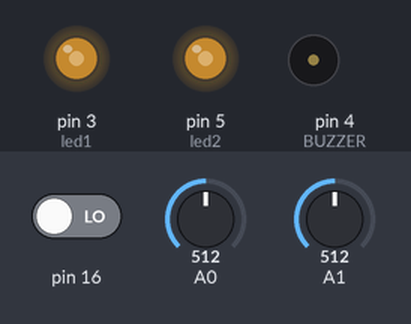
Recording of a sketch running on a simulated Arduino Uno, built with avr-gcc and run on an emulated ATmega328P. Parts: output pins drawn as LEDs (lit = HIGH), buzzer (waves = sounding, pin HIGH). The inputs (shaded band) are chosen by the test bench; at power-on: A0 = 512, A1 = 512, pin 16 LOW.

Above: at 1.2 s.
1.3 s: A0 set to 716
At 1.8 s:
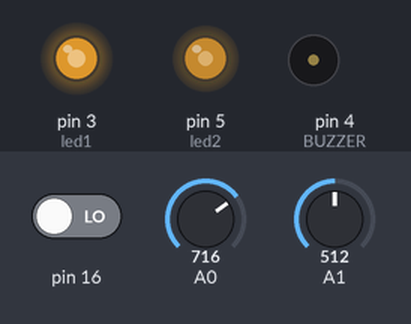
2.8 s: A1 set to 716
At 4.0 s:
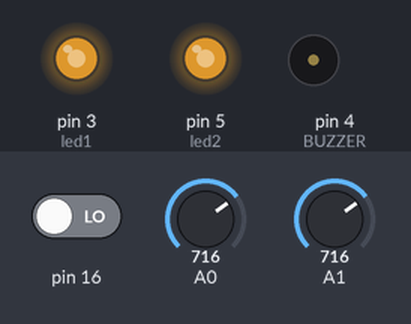
4.3 s: pin 16 driven HIGH
At 5.3 s:
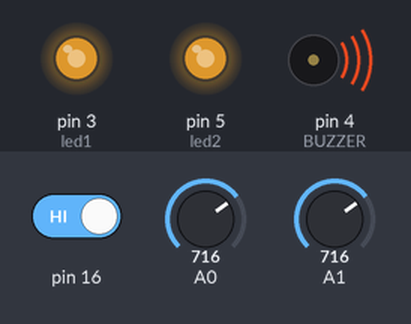
5.8 s: A0 set to 900
At 6.4 s:
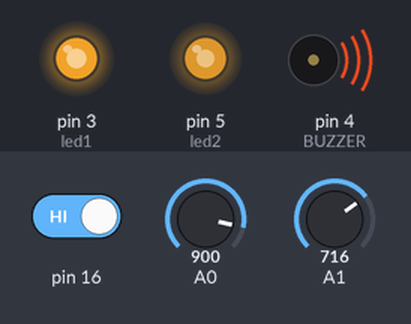
7.3 s: A1 set to 900
At 7.6 s:
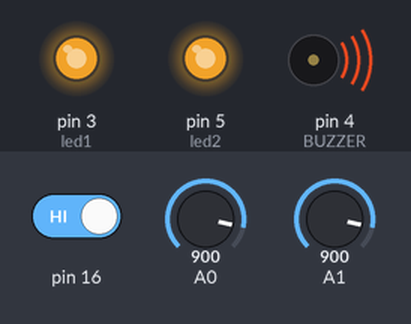
8.8 s: pin 16 driven LOW
At 9.9 s:
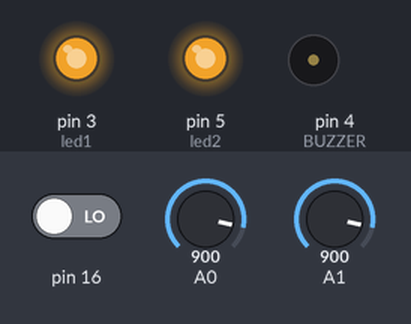
Timing chart, 0 to 11.3 s (numbered marks = the images above; inputs shaded):
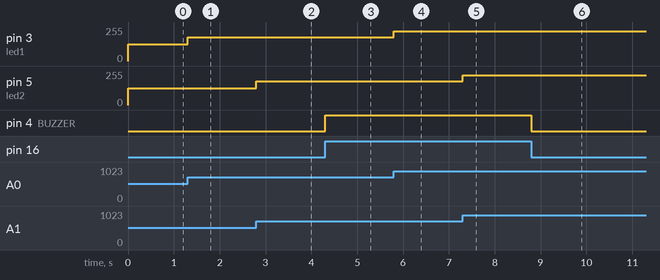

Measured:
- after the input at 1.3 s, pin 3 (led1): 127/255 → 178/255 at once
- after the input at 2.8 s, pin 5 (led2): 127/255 → 178/255 at once
- after the input at 4.3 s, pin 4 (BUZZER): LOW → HIGH at once
- after the input at 5.8 s, pin 3 (led1): 178/255 → 224/255 at once
- after the input at 7.3 s, pin 5 (led2): 178/255 → 224/255 at once
- after the input at 8.8 s, pin 4 (BUZZER): HIGH → LOW at once

The sketch:

LightControl.ino
```cpp
int led1 = 3;           // the pin that the LED is attached to
int led2 = 5;           // the pin that the second LED is attached to
int BUZZER = 4;           // the pin that the buzzer is attached to
int brightness = 0;    // how bright the LED is
void setup() {
  Serial.begin(9600);
  pinMode(led1,OUTPUT);
  pinMode(led2,OUTPUT);
  pinMode(BUZZER,OUTPUT);
  pinMode(16,INPUT);
}
void loop()  {
  int brightness1=analogRead(A0);
  int brightness2=analogRead(A1);
  brightness1=map(brightness1, 0, 1023, 0, 255);
  brightness2=map(brightness2, 0, 1023, 0, 255);
  analogWrite(led1,brightness1);
  analogWrite(led2,brightness2);
  if(digitalRead(16))
  digitalWrite(4,HIGH);
  else
  digitalWrite(4,LOW);
}
```
